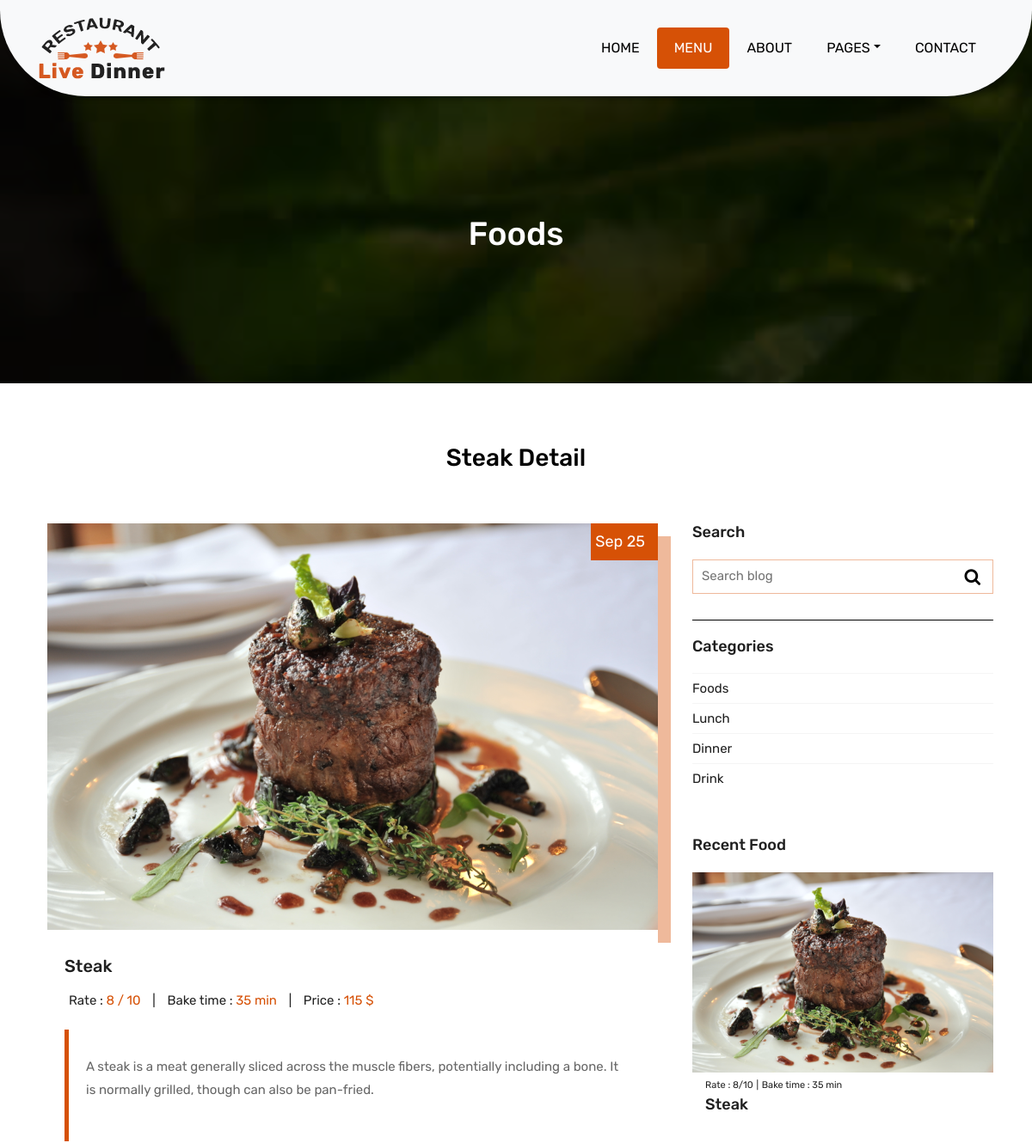
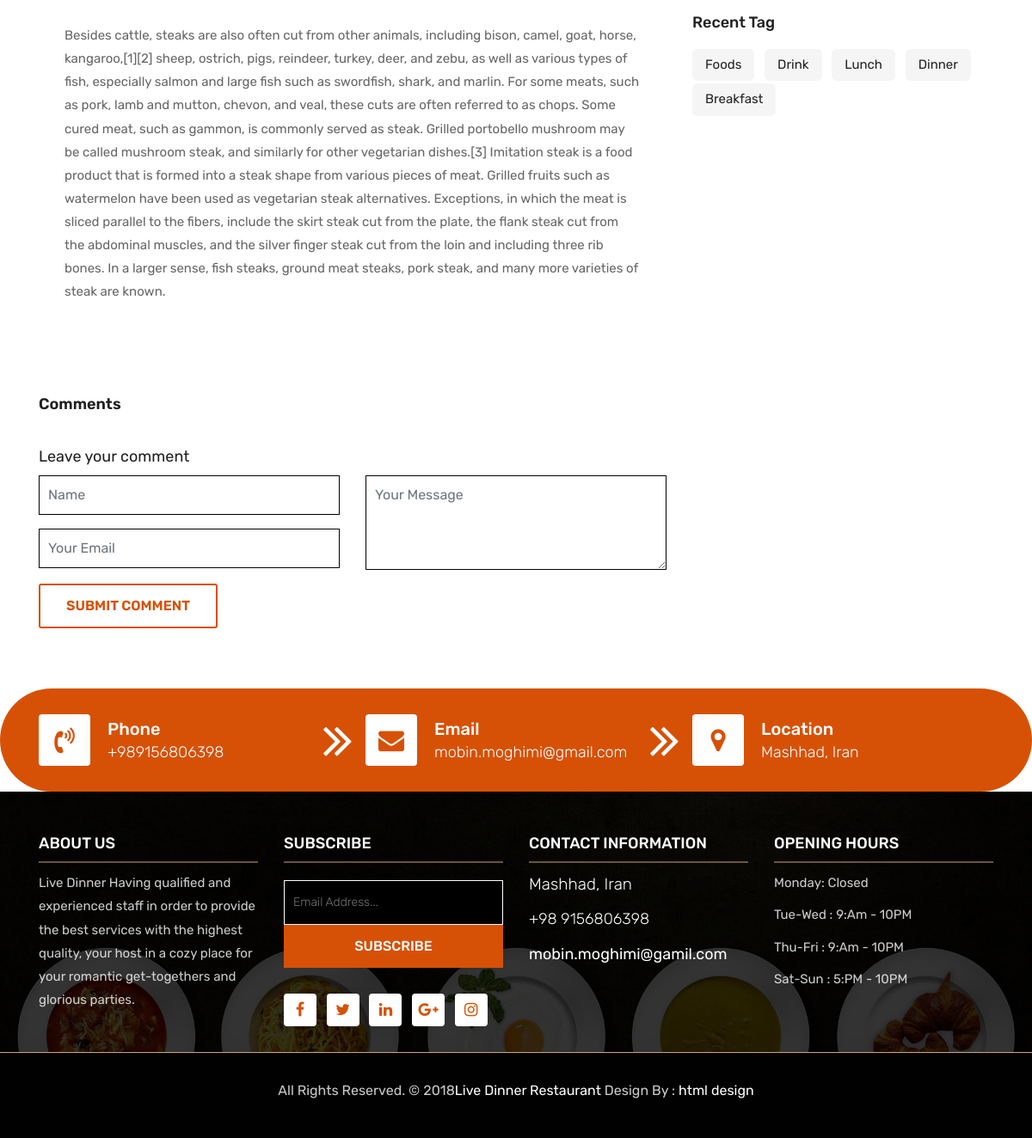
The page /food/4/ on the database its author committed (2 pictures, top to bottom).
### foods/models.py (models this page shows, shortened)
class Food(models.Model):
    CATEGORY =(
        (0, 'Select item'),
        (1, 'Drink'),
        (2, 'Lunch'),
        (3, 'Dinner'),
    )
    name = models.CharField(_("Name"), max_length=50, null=False)
    summeryDes = models.CharField(_("Summery Description"), max_length=250, default="")
    description = models.TextField(_("Description"), null=False)
    rate = models.IntegerField(_("Rate"), default=0)
    price = models.PositiveIntegerField(_("Price"), null=False)
    photo = models.ImageField(_("Photo"), upload_to="foodsPic", height_field=None, width_field=None, max_length=None, null=False)
    time = models.PositiveIntegerField(_("Bake time"))
    add_time = models.DateTimeField(_("Add time"), auto_now=False, auto_now_add=True)
    category = models.IntegerField(_("Category"), choices=CATEGORY, default=0)

### foods/views.py (the view)
# urls.py: path("food/<int:id>/", views.food_view, name="foods_detail"),
def food_view(request, id):
    food = Food.objects.get(id=id)
    comment = Comment.objects.all()
    new_comment = CommentForm()
    if request.method == 'POST':
        new_comment = CommentForm(request.POST)
        if new_comment.is_valid():
            new_comment.save()
    else:
        new_comment = CommentForm()
    context= {
        "comments":comment,
        "foods":food,
        "form":new_comment,
    }
    return render(request, 'foods/food_details.html', context)

### foods/forms.py
class CommentForm(ModelForm):
    class Meta:
        model = Comment
        fields = '__all__'

### templates/foods/food_details.html (shortened to what this page needs)
{% extends 'base.html' %}
{% load static %}
{% block menu %}
active
{% endblock menu %}
{% block body %}
	<div class="all-page-title page-breadcrumb">
		<div class="container text-center">
			<div class="row">
				<div class="col-lg-12">
					<h1>Foods</h1>
				</div>
			</div>
		</div>
	</div>
	<div class="blog-box">
		<div class="container">
			<div class="row">
				<div class="col-lg-12">
					<div class="heading-title text-center">
						<h2>{{foods.name}} Detail</h2>
					</div>
				</div>
			</div>
			<div class="row">
				<div class="col-xl-8 col-lg-8 col-12">
					<div class="blog-inner-details-page">
						<div class="blog-inner-box">
							<div class="side-blog-img">
								<img class="img-fluid" src="{{foods.photo.url}}" alt="">
								<div class="date-blog-up">
									{{foods.add_time|date:"M d"}}
								</div>
							</div>
							<div class="inner-blog-detail details-page">
								<h3>{{foods.name}}</h3>
								<ul>
									<li>Rate : <span>{{foods.rate}} / 10</span></li>
									<li>|</li>
									<li>Bake time : <span>{{foods.time}} min </span></li>
									<li>|</li>
									<li>Price : <span>{{foods.price}} $ </span></li>
								</ul>
								<blockquote>
									<p>
										{{foods.summeryDes}}
									</p>
								</blockquote>
								<p>
									{{foods.description}}
								</p>
							</div>
						</div>
						<div class="blog-comment-box">
							<h3>Comments</h3>
						</div>
						<div class="comment-respond-box">
							<h3>Leave your comment </h3>
							<div class="comment-respond-form">
								<form  class="comment-form-respond row" method="POST">
									<div class="col-lg-6 col-md-6 col-sm-6">
										<div class="form-group">
											<input id="name" class="form-control" name="name" placeholder="Name" type="text">
										</div>
										<div class="form-group">
											<input id="email" class="form-control" name="email" placeholder="Your Email" type="email">
										</div>
									</div>
									<div class="col-lg-6 col-md-6 col-sm-6">
										<div class="form-group">
											<textarea class="form-control" id="message" name="message" placeholder="Your Message" rows="2"></textarea>
										</div>
									</div>
									<div class="col-lg-12 col-md-12 col-sm-12">
										<button class="btn btn-submit" type="submit" id="submit">Submit comment</button>
									</div>
								</form>
							</div>
						</div>
					</div>
				</div>
				<div class="col-xl-4 col-lg-4 col-md-6 col-sm-8 col-12 blog-sidebar">
					<div class="right-side-blog">
						<h3>Search</h3>
						<div class="blog-search-form">
							<input name="search" placeholder="Search blog" type="text">
							<button class="search-btn">
								<i class="fa fa-search" aria-hidden="true"></i>
							</button>
						</div>
						<h3>Categories</h3>
						<div class="blog-categories">
							<ul>
								<li><a href="{% url 'menu' %}"><span>Foods</span></a></li>
								<li><a href="{% url 'menu' %}"><span>Lunch</span></a></li>
								<li><a href="{% url 'menu' %}"><span>Dinner</span></a></li>
								<li><a href="{% url 'menu' %}"><span>Drink</span></a></li>
							</ul>
						</div>
						<h3>Recent Food</h3>
						<div class="post-box-blog">
							<div class="recent-post-box">
								<div class="recent-box-blog">
									<div class="recent-img">
										<img class="img-fluid" src="{{foods.photo.url}}" alt="">
									</div>
									<div class="recent-info">
										<ul>
											<li>Rate : <span>{{foods.rate}}/10</span></li>
											<li>|</li>
											<li>Bake time : <span>{{foods.time}} min</span></li>
										</ul>
										<h3>{{foods.name}}</h3>
									</div>
								</div>
							</div>
						</div>
						<h3>Recent Tag</h3>
						<div class="blog-tag-box">
							<ul class="list-inline tag-list">
								<li class="list-inline-item"><a href="{% url 'coming_soon' %}">Foods</a></li>
								<li class="list-inline-item"><a href="{% url 'coming_soon' %}">Drink</a></li>
								<li class="list-inline-item"><a href="{% url 'coming_soon' %}">Lunch</a></li>
								<li class="list-inline-item"><a href="{% url 'coming_soon' %}">Dinner</a></li>
								<li class="list-inline-item"><a href="{% url 'coming_soon' %}">Breakfast</a></li>
							</ul>
						</div>
					</div>
				</div>
			</div>
		</div>
	</div>
{% endblock body %}

### templates/base.html (shortened to what this page needs)
{% load static %}
<!DOCTYPE html>
<html lang="en">
<head>
    <link rel="stylesheet" href="{% static 'css/bootstrap.min.css' %}">
    <link rel="stylesheet" href="{% static 'css/style.css' %}">
    <link rel="stylesheet" href="{% static 'css/responsive.css' %}">
    <link rel="stylesheet" href="{% static 'css/custom.css' %}">
</head>
<body>
	<header class="top-navbar">
		<nav class="navbar navbar-expand-lg navbar-light bg-light">
			<div class="container">
				<a class="navbar-brand" href="home">
					<img src="{% static 'images/logo.png' %}" alt="" />
				</a>
				<div class="collapse navbar-collapse" id="navbars-rs-food">
					<ul class="navbar-nav ml-auto">
						<li class="nav-item {% block home %}{% endblock home %}"><a class="nav-link" href="{% url 'home' %}">Home</a></li>
						<li class="nav-item {% block menu %}{% endblock menu %}"><a class="nav-link" href="{% url 'menu' %}">Menu</a></li>
						<li class="nav-item {% block about %}{% endblock about %}"><a class="nav-link" href="{% url 'about' %}">About</a></li>
						<li class="nav-item {% block pages %}{% endblock pages %} dropdown">
							<a class="nav-link dropdown-toggle" href="#" id="dropdown-a" data-toggle="dropdown">Pages</a>
						</li>
						<li class="nav-item {% block contact %}{% endblock contact %}"><a class="nav-link" href="{% url 'contact' %}">Contact</a></li>
					</ul>
				</div>
			</div>
		</nav>
	</header>
    {% block body %}
    {% endblock body %}
	<div class="contact-imfo-box">
		<div class="container">
			<div class="row">
				<div class="col-md-4 arrow-right">
					<i class="fa fa-volume-control-phone"></i>
					<div class="overflow-hidden">
						<h4>Phone</h4>
						<p class="lead">
							+989156806398
						</p>
					</div>
				</div>
				<div class="col-md-4 arrow-right">
					<i class="fa fa-envelope"></i>
					<div class="overflow-hidden">
						<h4>Email</h4>
						<p class="lead">
							mobin.moghimi@gmail.com
						</p>
					</div>
				</div>
				<div class="col-md-4">
					<i class="fa fa-map-marker"></i>
					<div class="overflow-hidden">
						<h4>Location</h4>
						<p class="lead">
							Mashhad, Iran
						</p>
					</div>
				</div>
			</div>
		</div>
	</div>
	<footer class="footer-area bg-f">
		<div class="container">
			<div class="row">
				<div class="col-lg-3 col-md-6">
					<h3>About Us</h3>
					<p>Live Dinner Having qualified and experienced staff in order to provide the best services with the highest quality, your host in a cozy place for your romantic get-togethers and glorious parties.</p>
				</div>
				<div class="col-lg-3 col-md-6">
					<h3>Subscribe</h3>
					<div class="subscribe_form">
						<form class="subscribe_form">
							<input name="EMAIL" id="subs-email" class="form_input" placeholder="Email Address..." type="email">
							<button type="submit" class="submit">SUBSCRIBE</button>
						</form>
					</div>
					<ul class="list-inline f-social">
						<li class="list-inline-item"><a href="{% url 'coming_soon' %}"><i class="fa fa-facebook" aria-hidden="true"></i></a></li>
						<li class="list-inline-item"><a href="{% url 'coming_soon' %}"><i class="fa fa-twitter" aria-hidden="true"></i></a></li>
						<li class="list-inline-item"><a href="{% url 'coming_soon' %}"><i class="fa fa-linkedin" aria-hidden="true"></i></a></li>
						<li class="list-inline-item"><a href="{% url 'coming_soon' %}"><i class="fa fa-google-plus" aria-hidden="true"></i></a></li>
						<li class="list-inline-item"><a href="{% url 'coming_soon' %}"><i class="fa fa-instagram" aria-hidden="true"></i></a></li>
					</ul>
				</div>
				<div class="col-lg-3 col-md-6">
					<h3>Contact information</h3>
					<p class="lead">Mashhad, Iran</p>
					<p class="lead"><a href="#">+98 9156806398</a></p>
					<p><a href="https://wwww.gmail.com"> mobin.moghimi@gamil.com</a></p>
				</div>
				<div class="col-lg-3 col-md-6">
					<h3>Opening hours</h3>
					<p><span class="text-color">Monday: </span>Closed</p>
					<p><span class="text-color">Tue-Wed :</span> 9:Am - 10PM</p>
					<p><span class="text-color">Thu-Fri :</span> 9:Am - 10PM</p>
					<p><span class="text-color">Sat-Sun :</span> 5:PM - 10PM</p>
				</div>
			</div>
		</div>
		<div class="copyright">
			<div class="container">
				<div class="row">
					<div class="col-lg-12">
						<p class="company-name">All Rights Reserved. &copy; 2018<a href="{% url 'home' %}">Live Dinner Restaurant</a> Design By :
					<a href="https://html.design/">html design</a></p>
					</div>
				</div>
			</div>
		</div>
	</footer>
</body>

### rows shown on the page
Food: name "Steak", photo (picture), add_time "Sep 25", rate "8", time "35", price "115", summeryDes "A steak is a meat generally sliced across the muscle fibers, potentially including a bone. It is normally grilled, though can also be pan-fried.", description "Besides cattle, steaks are also often cut from other animals, including bison, camel, goat, horse, kangaroo,[1][2] sheep, ostrich, pigs, reindeer, turkey, deer, and zebu, as well as various types of fish, especially salmon and large fish such as swordfish, shark, and marlin. For some meats, such as pork, lamb and mutton, chevon, and veal, these cuts are often referred to as chops. Some cured meat, such as gammon, is commonly served as steak. Grilled portobello mushroom may be called mushroom steak, and similarly for other vegetarian dishes.[3] Imitation steak is a food product that is formed into a steak shape from various pieces of meat. Grilled fruits such as watermelon have been used as…"
